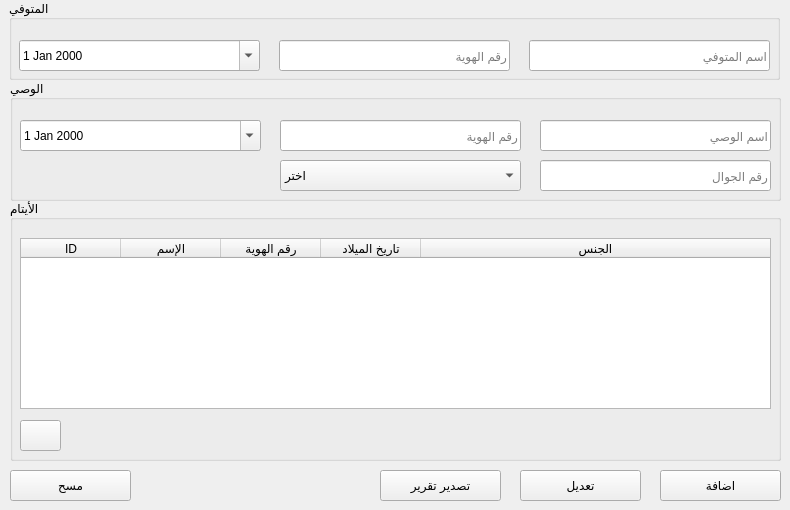
      <widget class="QWidget" name="tab_7">
       <attribute name="title">
        <string>ملف المتوفي</string>
       </attribute>
       <widget class="QPushButton" name="pushButton_3">
        <property name="geometry">
         <rect>
          <x>10</x>
          <y>470</y>
          <width>121</width>
          <height>31</height>
         </rect>
        </property>
        <property name="styleSheet">
         <string notr="true"/>
        </property>
        <property name="text">
         <string>مسح</string>
        </property>
       </widget>
       <widget class="QPushButton" name="pushButton">
        <property name="geometry">
         <rect>
          <x>660</x>
          <y>470</y>
          <width>121</width>
          <height>31</height>
         </rect>
        </property>
        <property name="text">
         <string>اضافة</string>
        </property>
       </widget>
       <widget class="QPushButton" name="pushButton_2">
        <property name="geometry">
         <rect>
          <x>520</x>
          <y>470</y>
          <width>121</width>
          <height>31</height>
         </rect>
        </property>
        <property name="text">
         <string>تعديل</string>
        </property>
       </widget>
       <widget class="QGroupBox" name="groupBox_5">
        <property name="geometry">
         <rect>
          <x>9</x>
          <y>0</y>
          <width>771</width>
          <height>80</height>
         </rect>
        </property>
        <property name="font">
         <font>
          <family>Segoe UI</family>
          <pointsize>9</pointsize>
         </font>
        </property>
        <property name="title">
         <string>المتوفي</string>
        </property>
        <widget class="QLineEdit" name="lineEdit">
         <property name="geometry">
          <rect>
           <x>520</x>
           <y>40</y>
           <width>241</width>
           <height>31</height>
          </rect>
         </property>
         <property name="placeholderText">
          <string>اسم المتوفي</string>
         </property>
        </widget>
        <widget class="QDateEdit" name="dateEdit">
         <property name="geometry">
          <rect>
           <x>10</x>
           <y>40</y>
           <width>241</width>
           <height>31</height>
          </rect>
         </property>
         <property name="toolTip">
          <string>تاريخ الوفاة</string>
         </property>
         <property name="calendarPopup">
          <bool>true</bool>
         </property>
        </widget>
        <widget class="QLineEdit" name="lineEdit_2">
         <property name="geometry">
          <rect>
           <x>270</x>
           <y>40</y>
           <width>231</width>
           <height>31</height>
          </rect>
         </property>
         <property name="placeholderText">
          <string>رقم الهوية</string>
         </property>
        </widget>
       </widget>
       <widget class="QGroupBox" name="groupBox_7">
        <property name="geometry">
         <rect>
          <x>10</x>
          <y>80</y>
          <width>771</width>
          <height>121</height>
         </rect>
        </property>
        <property name="font">
         <font>
          <family>Segoe UI</family>
          <pointsize>9</pointsize>
         </font>
        </property>
        <property name="title">
         <string>الوصي</string>
        </property>
        <widget class="QDateEdit" name="dateEdit_4">
         <property name="geometry">
          <rect>
           <x>10</x>
           <y>40</y>
           <width>241</width>
           <height>31</height>
          </rect>
         </property>
         <property name="toolTip">
          <string>تاريخ الوصاية</string>
         </property>
         <property name="calendarPopup">
          <bool>true</bool>
         </property>
        </widget>
        <widget class="QLineEdit" name="lineEdit_15">
         <property name="geometry">
          <rect>
           <x>530</x>
           <y>80</y>
           <width>231</width>
           <height>31</height>
          </rect>
         </property>
         <property name="placeholderText">
          <string>رقم الجوال</string>
         </property>
        </widget>
        <widget class="QLineEdit" name="lineEdit_14">
         <property name="geometry">
          <rect>
           <x>270</x>
           <y>40</y>
           <width>241</width>
           <height>31</height>
          </rect>
         </property>
         <property name="placeholderText">
          <string>رقم الهوية</string>
         </property>
        </widget>
        <widget class="QLineEdit" name="lineEdit_13">
         <property name="geometry">
          <rect>
           <x>530</x>
           <y>40</y>
           <width>231</width>
           <height>31</height>
          </rect>
         </property>
         <property name="placeholderText">
          <string>اسم الوصي</string>
         </property>
        </widget>
        <widget class="QComboBox" name="comboBox_4">
         <property name="geometry">
          <rect>
           <x>270</x>
           <y>80</y>
           <width>241</width>
           <height>31</height>
          </rect>
         </property>
         <property name="toolTip">
          <string>صلة القرابة</string>
         </property>
         <item>
          <property name="text">
           <string>اختر</string>
          </property>
         </item>
         <item>
          <property name="text">
           <string>أب</string>
          </property>
         </item>
         <item>
          <property name="text">
           <string>أم</string>
          </property>
         </item>
         <item>
          <property name="text">
           <string>أخ</string>
          </property>
         </item>
         <item>
          <property name="text">
           <string>أخت</string>
          </property>
         </item>
         <item>
          <property name="text">
           <string>عم</string>
          </property>
         </item>
         <item>
          <property name="text">
           <string>عمة</string>
          </property>
         </item>
         <item>
          <property name="text">
           <string>خال</string>
          </property>
         </item>
         <item>
          <property name="text">
           <string>خالة</string>
          </property>
         </item>
        </widget>
       </widget>
       <widget class="QPushButton" name="export_report">
        <property name="geometry">
         <rect>
          <x>380</x>
          <y>470</y>
          <width>121</width>
          <height>31</height>
         </rect>
        </property>
        <property name="text">
         <string>تصدير تقرير</string>
        </property>
       </widget>
       <widget class="QGroupBox" name="groupBox_6">
        <property name="geometry">
         <rect>
          <x>10</x>
          <y>200</y>
          <width>771</width>
          <height>261</height>
         </rect>
        </property>
        <property name="font">
         <font>
          <family>Segoe UI</family>
          <pointsize>9</pointsize>
         </font>
        </property>
        <property name="title">
         <string>الأيتام</string>
        </property>
        <widget class="QTableWidget" name="tableWidget">
         <property name="geometry">
          <rect>
           <x>10</x>
           <y>38</y>
           <width>751</width>
           <height>171</height>
          </rect>
         </property>
         <property name="sizeIncrement">
          <size>
           <width>0</width>
           <height>0</height>
          </size>
         </property>
         <property name="baseSize">
          <size>
           <width>0</width>
           <height>0</height>
          </size>
         </property>
         <property name="lineWidth">
          <number>1</number>
         </property>
         <property name="midLineWidth">
          <number>0</number>
         </property>
         <property name="editTriggers">
          <set>QAbstractItemView::AllEditTriggers</set>
         </property>
         <property name="rowCount">
          <number>0</number>
         </property>
         <attribute name="horizontalHeaderVisible">
          <bool>true</bool>
         </attribute>
         <attribute name="horizontalHeaderCascadingSectionResizes">
          <bool>false</bool>
         </attribute>
         <attribute name="horizontalHeaderHighlightSections">
          <bool>true</bool>
         </attribute>
         <attribute name="horizontalHeaderShowSortIndicator" stdset="0">
          <bool>false</bool>
         </attribute>
         <attribute name="horizontalHeaderStretchLastSection">
          <bool>true</bool>
         </attribute>
         <attribute name="verticalHeaderVisible">
          <bool>true</bool>
         </attribute>
         <attribute name="verticalHeaderCascadingSectionResizes">
          <bool>false</bool>
         </attribute>
         <attribute name="verticalHeaderHighlightSections">
          <bool>true</bool>
         </attribute>
         <attribute name="verticalHeaderShowSortIndicator" stdset="0">
          <bool>false</bool>
         </attribute>
         <attribute name="verticalHeaderStretchLastSection">
          <bool>false</bool>
         </attribute>
         <column>
          <property name="text">
           <string>ID</string>
          </property>
         </column>
         <column>
          <property name="text">
           <string>الإسم</string>
          </property>
         </column>
         <column>
          <property name="text">
           <string>رقم الهوية</string>
          </property>
         </column>
         <column>
          <property name="text">
           <string>تاريخ الميلاد</string>
          </property>
         </column>
         <column>
          <property name="text">
           <string>الجنس</string>
          </property>
         </column>
        </widget>
        <widget class="QPushButton" name="pushButton_add_row">
         <property name="geometry">
          <rect>
           <x>60</x>
           <y>220</y>
           <width>41</width>
           <height>31</height>
          </rect>
         </property>
         <property name="font">
          <font>
           <family>Segoe UI</family>
           <pointsize>16</pointsize>
           <bold>false</bold>
          </font>
         </property>
         <property name="styleSheet">
          <string notr="true">border-radius: 4px;</string>
         </property>
         <property name="text">
          <string/>
         </property>
         <property name="icon">
          <iconset>
           <normaloff>assets/images/plus_1.png</normaloff>assets/images/plus_1.png</iconset>
         </property>
         <property name="iconSize">
          <size>
           <width>24</width>
           <height>24</height>
          </size>
         </property>
        </widget>
        <widget class="QPushButton" name="pushButton_delete_row">
         <property name="geometry">
          <rect>
           <x>10</x>
           <y>220</y>
           <width>41</width>
           <height>31</height>
          </rect>
         </property>
         <property name="font">
          <font>
           <family>Segoe UI</family>
           <pointsize>16</pointsize>
           <bold>false</bold>
          </font>
         </property>
         <property name="text">
          <string/>
         </property>
         <property name="icon">
          <iconset>
           <normaloff>assets/images/minus_white.png</normaloff>assets/images/minus_white.png</iconset>
         </property>
         <property name="iconSize">
          <size>
           <width>24</width>
           <height>24</height>
          </size>
         </property>
        </widget>
       </widget>
      </widget>
